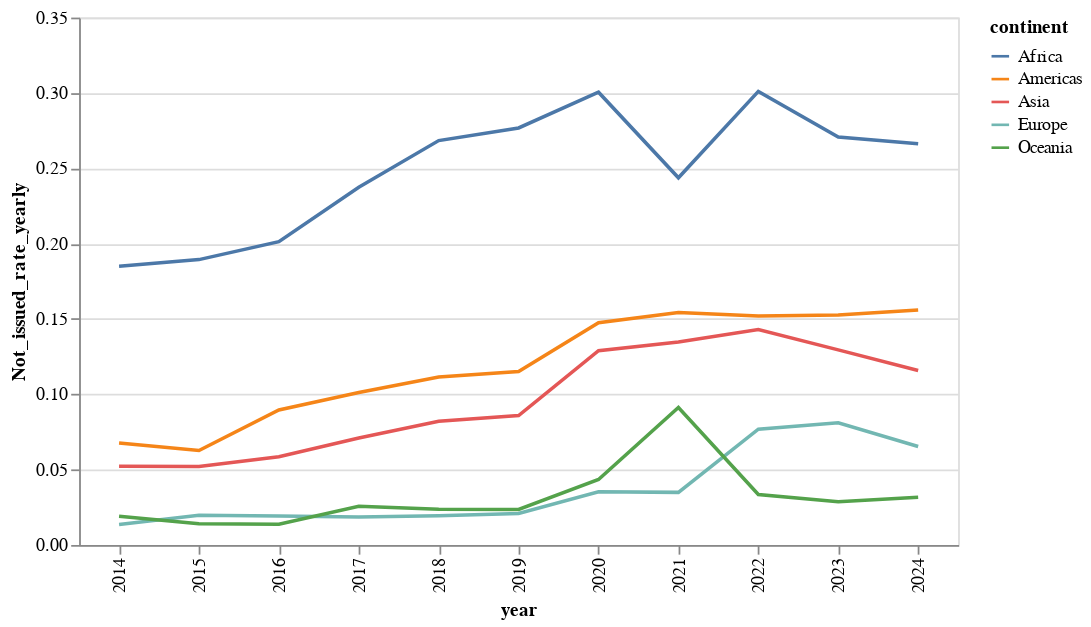

Notebook code for this chart:
### Code cell
#tp250206
#todo SSA als eigene Linie zusätzlich zu "Africa"
alt.Chart(YEARLY_CONTINENT).mark_line().encode(
    x='year',
    y='Not_issued_rate_yearly',
    color='continent',
    tooltip=['continent','Not_issued_rate_yearly'],
).properties(width=500)

### Figure 1 — Vega-Lite specification as saved in the notebook (floating-point values rounded to 4 significant figures)
{"config": {"view": {"continuousWidth": 300, "continuousHeight": 300}}, "data": {"name": "data-0f25c41b246abe2069bfff7a7554f768"}, "mark": {"type": "line"}, "encoding": {"color": {"field": "continent", "type": "nominal"}, "tooltip": [{"field": "continent", "type": "nominal"}, {"field": "Not_issued_rate_yearly", "type": "quantitative"}], "x": {"field": "year", "type": "nominal"}, "y": {"field": "Not_issued_rate_yearly", "type": "quantitative"}}, "width": 500, "$schema": "https://vega.github.io/schema/vega-lite/v5.20.1.json", "datasets": {"data-0f25c41b246abe2069bfff7a7554f768": [{"continent": "Africa", "year": "2014", "Uniform_visa_applications": 2222000.0, "Uniform_visas_issued_total": 1770000.0, "MEV_issued": 697400.0, "Visas_not_issued": 411100.0, "Not_issued_rate_yearly": 0.185}, {"continent": "Africa", "year": "2015", "Uniform_visa_applications": 2469000.0, "Uniform_visas_issued_total": 1960000.0, "MEV_issued": 811400.0, "Visas_not_issued": 467500.0, "Not_issued_rate_yearly": 0.1894}, {"continent": "Africa", "year": "2016", "Uniform_visa_applications": 2568000.0, "Uniform_visas_issued_total": 1979000.0, "MEV_issued": 876400.0, "Visas_not_issued": 516900.0, "Not_issued_rate_yearly": 0.2013}, {"continent": "Africa", "year": "2017", "Uniform_visa_applications": 2762000.0, "Uniform_visas_issued_total": 2071000.0, "MEV_issued": 874300.0, "Visas_not_issued": 655600.0, "Not_issued_rate_yearly": 0.2374}, {"continent": "Africa", "year": "2018", "Uniform_visa_applications": 2824000.0, "Uniform_visas_issued_total": 2018000.0, "MEV_issued": 850500.0, "Visas_not_issued": 757900.0, "Not_issued_rate_yearly": 0.2684}, {"continent": "Africa", "year": "2019", "Uniform_visa_applications": 2949000.0, "Uniform_visas_issued_total": 2073000.0, "MEV_issued": 868900.0, "Visas_not_issued": 816000.0, "Not_issued_rate_yearly": 0.2767}, {"continent": "Africa", "year": "2020", "Uniform_visa_applications": 649300.0, "Uniform_visas_issued_total": 450200.0, "MEV_issued": 203100.0, "Visas_not_issued": 195100.0, "Not_issued_rate_yearly": 0.3005}, {"continent": "Africa", "year": "2021", "Uniform_visa_applications": 694300.0, "Uniform_visas_issued_total": 465700.0, "MEV_issued": 271000.0, "Visas_not_issued": 169200.0, "Not_issued_rate_yearly": 0.2437}, {"continent": "Africa", "year": "2022", "Uniform_visa_applications": 2051000.0, "Uniform_visas_issued_total": 1354000.0, "MEV_issued": 659400.0, "Visas_not_issued": 617500.0, "Not_issued_rate_yearly": 0.301}, {"continent": "Africa", "year": "2023", "Uniform_visa_applications": 2474000.0, "Uniform_visas_issued_total": 1759000.0, "MEV_issued": 824100.0, "Visas_not_issued": 669900.0, "Not_issued_rate_yearly": 0.2707}, {"continent": "Africa", "year": "2024", "Uniform_visa_applications": 2648000.0, "Uniform_visas_issued_total": 1854000.0, "MEV_issued": 895700.0, "Visas_not_issued": 705200.0, "Not_issued_rate_yearly": 0.2663}, {"continent": "Americas", "year": "2014", "Uniform_visa_applications": 481300.0, "Uniform_visas_issued_total": 439200.0, "MEV_issued": 201300.0, "Visas_not_issued": 32570.0, "Not_issued_rate_yearly": 0.06767}, {"continent": "Americas", "year": "2015", "Uniform_visa_applications": 521300.0, "Uniform_visas_issued_total": 481300.0, "MEV_issued": 206600.0, "Visas_not_issued": 32680.0, "Not_issued_rate_yearly": 0.06268}, {"continent": "Americas", "year": "2016", "Uniform_visa_applications": 345600.0, "Uniform_visas_issued_total": 307900.0, "MEV_issued": 127300.0, "Visas_not_issued": 30980.0, "Not_issued_rate_yearly": 0.08963}, {"continent": "Americas", "year": "2017", "Uniform_visa_applications": 387500.0, "Uniform_visas_issued_total": 340900.0, "MEV_issued": 142500.0, "Visas_not_issued": 39190.0, "Not_issued_rate_yearly": 0.1011}, {"continent": "Americas", "year": "2018", "Uniform_visa_applications": 427900.0, "Uniform_visas_issued_total": 371000.0, "MEV_issued": 155500.0, "Visas_not_issued": 47730.0, "Not_issued_rate_yearly": 0.1115}, {"continent": "Americas", "year": "2019", "Uniform_visa_applications": 462900.0, "Uniform_visas_issued_total": 398900.0, "MEV_issued": 161100.0, "Visas_not_issued": 53320.0, "Not_issued_rate_yearly": 0.1152}, {"continent": "Americas", "year": "2020", "Uniform_visa_applications": 95640.0, "Uniform_visas_issued_total": 77180.0, "MEV_issued": 29000.0, "Visas_not_issued": 14110.0, "Not_issued_rate_yearly": 0.1475}, {"continent": "Americas", "year": "2021", "Uniform_visa_applications": 120900.0, "Uniform_visas_issued_total": 97510.0, "MEV_issued": 37310.0, "Visas_not_issued": 18650.0, "Not_issued_rate_yearly": 0.1542}, {"continent": "Americas", "year": "2022", "Uniform_visa_applications": 366500.0, "Uniform_visas_issued_total": 296600.0, "MEV_issued": 105400.0, "Visas_not_issued": 55690.0, "Not_issued_rate_yearly": 0.152}, {"continent": "Americas", "year": "2023", "Uniform_visa_applications": 469800.0, "Uniform_visas_issued_total": 387000.0, "MEV_issued": 159000.0, "Visas_not_issued": 71720.0, "Not_issued_rate_yearly": 0.1527}, {"continent": "Americas", "year": "2024", "Uniform_visa_applications": 514400.0, "Uniform_visas_issued_total": 422200.0, "MEV_issued": 179400.0, "Visas_not_issued": 80190.0, "Not_issued_rate_yearly": 0.1559}, {"continent": "Asia", "year": "2014", "Uniform_visa_applications": 5600000.0, "Uniform_visas_issued_total": 5243000.0, "MEV_issued": 1941000.0, "Visas_not_issued": 292200.0, "Not_issued_rate_yearly": 0.05218}, {"continent": "Asia", "year": "2015", "Uniform_visa_applications": 6607000.0, "Uniform_visas_issued_total": 6207000.0, "MEV_issued": 2298000.0, "Visas_not_issued": 344600.0, "Not_issued_rate_yearly": 0.05215}, {"continent": "Asia", "year": "2016", "Uniform_visa_applications": 6596000.0, "Uniform_visas_issued_total": 6147000.0, "MEV_issued": 3101000.0, "Visas_not_issued": 386400.0, "Not_issued_rate_yearly": 0.05858}, {"continent": "Asia", "year": "2017", "Uniform_visa_applications": 7253000.0, "Uniform_visas_issued_total": 6680000.0, "MEV_issued": 3262000.0, "Visas_not_issued": 515400.0, "Not_issued_rate_yearly": 0.07105}, {"continent": "Asia", "year": "2018", "Uniform_visa_applications": 7749000.0, "Uniform_visas_issued_total": 7046000.0, "MEV_issued": 3480000.0, "Visas_not_issued": 636200.0, "Not_issued_rate_yearly": 0.08211}, {"continent": "Asia", "year": "2019", "Uniform_visa_applications": 8089000.0, "Uniform_visas_issued_total": 7326000.0, "MEV_issued": 3709000.0, "Visas_not_issued": 694500.0, "Not_issued_rate_yearly": 0.08586}, {"continent": "Asia", "year": "2020", "Uniform_visa_applications": 1165000.0, "Uniform_visas_issued_total": 1006000.0, "MEV_issued": 588400.0, "Visas_not_issued": 150200.0, "Not_issued_rate_yearly": 0.1289}, {"continent": "Asia", "year": "2021", "Uniform_visa_applications": 1180000.0, "Uniform_visas_issued_total": 983200.0, "MEV_issued": 707200.0, "Visas_not_issued": 158800.0, "Not_issued_rate_yearly": 0.1346}, {"continent": "Asia", "year": "2022", "Uniform_visa_applications": 3838000.0, "Uniform_visas_issued_total": 3209000.0, "MEV_issued": 1970000.0, "Visas_not_issued": 548900.0, "Not_issued_rate_yearly": 0.143}, {"continent": "Asia", "year": "2023", "Uniform_visa_applications": 6064000.0, "Uniform_visas_issued_total": 5204000.0, "MEV_issued": 2967000.0, "Visas_not_issued": 785200.0, "Not_issued_rate_yearly": 0.1295}, {"continent": "Asia", "year": "2024", "Uniform_visa_applications": 7184000.0, "Uniform_visas_issued_total": 6281000.0, "MEV_issued": 3415000.0, "Visas_not_issued": 831800.0, "Not_issued_rate_yearly": 0.1158}, {"continent": "Europe", "year": "2014", "Uniform_visa_applications": 8409000.0, "Uniform_visas_issued_total": 8220000.0, "MEV_issued": 4686000.0, "Visas_not_issued": 114900.0, "Not_issued_rate_yearly": 0.01366}, {"continent": "Europe", "year": "2015", "Uniform_visa_applications": 5831000.0, "Uniform_visas_issued_total": 5642000.0, "MEV_issued": 3621000.0, "Visas_not_issued": 114600.0, "Not_issued_rate_yearly": 0.01966}, {"continent": "Europe", "year": "2016", "Uniform_visa_applications": 5665000.0, "Uniform_visas_issued_total": 5487000.0, "MEV_issued": 4060000.0, "Visas_not_issued": 109000.0, "Not_issued_rate_yearly": 0.01924}, {"continent": "Europe", "year": "2017", "Uniform_visa_applications": 5734000.0, "Uniform_visas_issued_total": 5543000.0, "MEV_issued": 4393000.0, "Visas_not_issued": 106800.0, "Not_issued_rate_yearly": 0.01863}, {"continent": "Europe", "year": "2018", "Uniform_visa_applications": 4996000.0, "Uniform_visas_issued_total": 4811000.0, "MEV_issued": 3834000.0, "Visas_not_issued": 97060.0, "Not_issued_rate_yearly": 0.01943}, {"continent": "Europe", "year": "2019", "Uniform_visa_applications": 5433000.0, "Uniform_visas_issued_total": 5203000.0, "MEV_issued": 4122000.0, "Visas_not_issued": 113700.0, "Not_issued_rate_yearly": 0.02093}, {"continent": "Europe", "year": "2020", "Uniform_visa_applications": 1011000.0, "Uniform_visas_issued_total": 953400.0, "MEV_issued": 711900.0, "Visas_not_issued": 35730.0, "Not_issued_rate_yearly": 0.03533}, {"continent": "Europe", "year": "2021", "Uniform_visa_applications": 930700.0, "Uniform_visas_issued_total": 849400.0, "MEV_issued": 672800.0, "Visas_not_issued": 32500.0, "Not_issued_rate_yearly": 0.03491}, {"continent": "Europe", "year": "2022", "Uniform_visa_applications": 1306000.0, "Uniform_visas_issued_total": 1070000.0, "MEV_issued": 709600.0, "Visas_not_issued": 100300.0, "Not_issued_rate_yearly": 0.07683}, {"continent": "Europe", "year": "2023", "Uniform_visa_applications": 1302000.0, "Uniform_visas_issued_total": 1126000.0, "MEV_issued": 643300.0, "Visas_not_issued": 105600.0, "Not_issued_rate_yearly": 0.08114}, {"continent": "Europe", "year": "2024", "Uniform_visa_applications": 1349000.0, "Uniform_visas_issued_total": 1218000.0, "MEV_issued": 612100.0, "Visas_not_issued": 88210.0, "Not_issued_rate_yearly": 0.06538}, {"continent": "Oceania", "year": "2014", "Uniform_visa_applications": 12950.0, "Uniform_visas_issued_total": 12490.0, "MEV_issued": 4428.0, "Visas_not_issued": 246.0, "Not_issued_rate_yearly": 0.019}, {"continent": "Oceania", "year": "2015", "Uniform_visa_applications": 18400.0, "Uniform_visas_issued_total": 17800.0, "MEV_issued": 4821.0, "Visas_not_issued": 260.0, "Not_issued_rate_yearly": 0.01413}, {"continent": "Oceania", "year": "2016", "Uniform_visa_applications": 17210.0, "Uniform_visas_issued_total": 16790.0, "MEV_issued": 4105.0, "Visas_not_issued": 236.0, "Not_issued_rate_yearly": 0.01371}, {"continent": "Oceania", "year": "2017", "Uniform_visa_applications": 19120.0, "Uniform_visas_issued_total": 18520.0, "MEV_issued": 5114.0, "Visas_not_issued": 491.0, "Not_issued_rate_yearly": 0.02568}, {"continent": "Oceania", "year": "2018", "Uniform_visa_applications": 19930.0, "Uniform_visas_issued_total": 19340.0, "MEV_issued": 6038.0, "Visas_not_issued": 473.0, "Not_issued_rate_yearly": 0.02373}, {"continent": "Oceania", "year": "2019", "Uniform_visa_applications": 22680.0, "Uniform_visas_issued_total": 21920.0, "MEV_issued": 8099.0, "Visas_not_issued": 534.0, "Not_issued_rate_yearly": 0.02355}, {"continent": "Oceania", "year": "2020", "Uniform_visa_applications": 2668.0, "Uniform_visas_issued_total": 2486.0, "MEV_issued": 980.0, "Visas_not_issued": 116.0, "Not_issued_rate_yearly": 0.04348}, {"continent": "Oceania", "year": "2021", "Uniform_visa_applications": 570.0, "Uniform_visas_issued_total": 464.0, "MEV_issued": 224.0, "Visas_not_issued": 52.0, "Not_issued_rate_yearly": 0.09123}, {"continent": "Oceania", "year": "2022", "Uniform_visa_applications": 10940.0, "Uniform_visas_issued_total": 10360.0, "MEV_issued": 4062.0, "Visas_not_issued": 366.0, "Not_issued_rate_yearly": 0.03346}, {"continent": "Oceania", "year": "2023", "Uniform_visa_applications": 17360.0, "Uniform_visas_issued_total": 17090.0, "MEV_issued": 7778.0, "Visas_not_issued": 499.0, "Not_issued_rate_yearly": 0.02874}, {"continent": "Oceania", "year": "2024", "Uniform_visa_applications": 20300.0, "Uniform_visas_issued_total": 19670.0, "MEV_issued": 9435.0, "Visas_not_issued": 643.0, "Not_issued_rate_yearly": 0.03167}]}}
